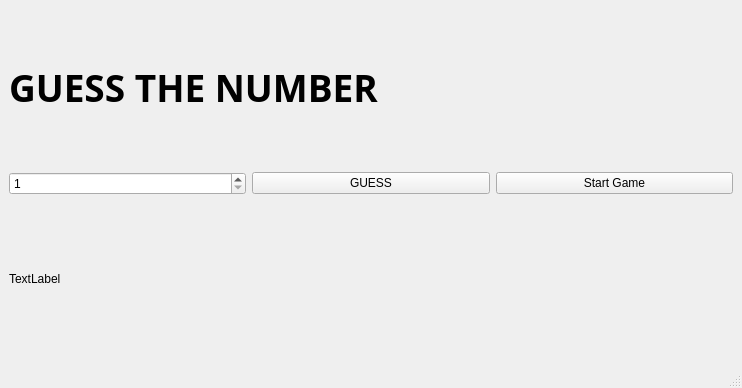
<?xml version="1.0" encoding="UTF-8"?>
<ui version="4.0">
 <class>Widget</class>
 <widget class="QMainWindow" name="Widget">
  <property name="geometry">
   <rect>
    <x>0</x>
    <y>0</y>
    <width>742</width>
    <height>388</height>
   </rect>
  </property>
  <property name="windowTitle">
   <string>Widget</string>
  </property>
  <widget class="QWidget" name="centralwidget">
   <layout class="QVBoxLayout" name="verticalLayout">
    <item>
     <widget class="QLabel" name="lblText1">
      <property name="font">
       <font>
        <family>Rubik</family>
        <pointsize>28</pointsize>
        <bold>true</bold>
       </font>
      </property>
      <property name="mouseTracking">
       <bool>false</bool>
      </property>
      <property name="text">
       <string>GUESS THE NUMBER</string>
      </property>
     </widget>
    </item>
    <item>
     <layout class="QHBoxLayout" name="horizontalLayout">
      <item>
       <widget class="QSpinBox" name="NumSpin">
        <property name="minimum">
         <number>1</number>
        </property>
        <property name="maximum">
         <number>10</number>
        </property>
       </widget>
      </item>
      <item>
       <widget class="QPushButton" name="guessbtn">
        <property name="text">
         <string>GUESS</string>
        </property>
       </widget>
      </item>
      <item>
       <widget class="QPushButton" name="StartGameBtn">
        <property name="text">
         <string>Start Game</string>
        </property>
       </widget>
      </item>
     </layout>
    </item>
    <item>
     <widget class="QLabel" name="OutPutTxt">
      <property name="text">
       <string>TextLabel</string>
      </property>
     </widget>
    </item>
   </layout>
  </widget>
  <widget class="QMenuBar" name="menubar">
   <property name="geometry">
    <rect>
     <x>0</x>
     <y>0</y>
     <width>742</width>
     <height>22</height>
    </rect>
   </property>
  </widget>
  <widget class="QStatusBar" name="statusbar"/>
 </widget>
 <resources/>
 <connections/>
</ui>
